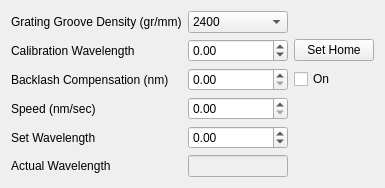
     <widget class="QWidget" name="mono_tab">
      <attribute name="title">
       <string>Mono</string>
      </attribute>
      <layout class="QGridLayout" name="gridLayout_9">
       <item row="2" column="1">
        <widget class="CustomDoubleSpinBox" name="mono_bl_comp_spbx">
         <property name="keyboardTracking">
          <bool>false</bool>
         </property>
        </widget>
       </item>
       <item row="2" column="0">
        <widget class="QLabel" name="label_53">
         <property name="text">
          <string>Backlash Compensation (nm)</string>
         </property>
        </widget>
       </item>
       <item row="0" column="0">
        <widget class="QLabel" name="label_51">
         <property name="text">
          <string>Grating Groove Density (gr/mm)</string>
         </property>
        </widget>
       </item>
       <item row="2" column="2">
        <widget class="QCheckBox" name="mono_bl_comp_chkbx">
         <property name="layoutDirection">
          <enum>Qt::LeftToRight</enum>
         </property>
         <property name="text">
          <string>On</string>
         </property>
        </widget>
       </item>
       <item row="4" column="1">
        <widget class="CustomDoubleSpinBox" name="mono_set_wl_spbx">
         <property name="keyboardTracking">
          <bool>false</bool>
         </property>
         <property name="minimum">
          <double>-3000.000000000000000</double>
         </property>
         <property name="maximum">
          <double>3000.000000000000000</double>
         </property>
        </widget>
       </item>
       <item row="1" column="2">
        <widget class="QPushButton" name="mono_set_home_btn">
         <property name="text">
          <string>Set Home</string>
         </property>
        </widget>
       </item>
       <item row="4" column="0">
        <widget class="QLabel" name="label_55">
         <property name="text">
          <string>Set Wavelength</string>
         </property>
        </widget>
       </item>
       <item row="0" column="1">
        <widget class="CustomComboBox" name="mono_gr_dens_cbx">
         <item>
          <property name="text">
           <string>2400</string>
          </property>
         </item>
         <item>
          <property name="text">
           <string>1800</string>
          </property>
         </item>
         <item>
          <property name="text">
           <string>1200</string>
          </property>
         </item>
         <item>
          <property name="text">
           <string>600</string>
          </property>
         </item>
         <item>
          <property name="text">
           <string>300</string>
          </property>
         </item>
         <item>
          <property name="text">
           <string>150</string>
          </property>
         </item>
        </widget>
       </item>
       <item row="1" column="1">
        <widget class="CustomDoubleSpinBox" name="mono_cal_wl_spbx">
         <property name="keyboardTracking">
          <bool>false</bool>
         </property>
         <property name="minimum">
          <double>-3000.000000000000000</double>
         </property>
         <property name="maximum">
          <double>3000.000000000000000</double>
         </property>
        </widget>
       </item>
       <item row="3" column="0">
        <widget class="QLabel" name="label_54">
         <property name="text">
          <string>Speed (nm/sec)</string>
         </property>
        </widget>
       </item>
       <item row="1" column="0">
        <widget class="QLabel" name="label_52">
         <property name="text">
          <string>Calibration Wavelength</string>
         </property>
        </widget>
       </item>
       <item row="3" column="1">
        <widget class="CustomDoubleSpinBox" name="mono_speed_spbx">
         <property name="keyboardTracking">
          <bool>false</bool>
         </property>
         <property name="maximum">
          <double>500.000000000000000</double>
         </property>
        </widget>
       </item>
       <item row="6" column="0">
        <widget class="QLabel" name="label_56">
         <property name="maximumSize">
          <size>
           <width>16777215</width>
           <height>16777215</height>
          </size>
         </property>
         <property name="text">
          <string>Actual Wavelength</string>
         </property>
         <property name="alignment">
          <set>Qt::AlignLeading|Qt::AlignLeft|Qt::AlignVCenter</set>
         </property>
        </widget>
       </item>
       <item row="6" column="1">
        <widget class="QLineEdit" name="mono_act_wl_lnedt">
         <property name="enabled">
          <bool>false</bool>
         </property>
         <property name="maximumSize">
          <size>
           <width>100</width>
           <height>16777215</height>
          </size>
         </property>
        </widget>
       </item>
      </layout>
     </widget>
